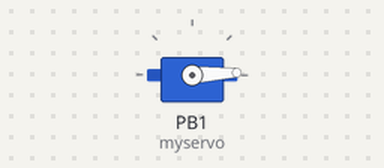
Bench run of a sketch on a simulated ATtiny85, built with avr-gcc and run on an emulated ATtiny85. On the bench: servo.

Above: at 0.05 s.
At 1.35 s:
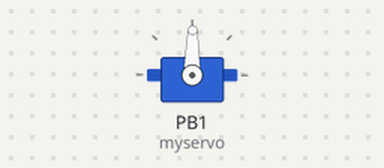
At 2.65 s:
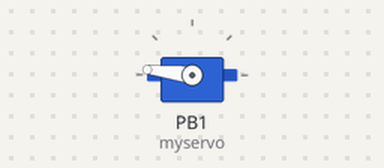
At 5.25 s:
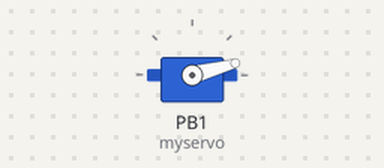
Timing chart, 0 to 7.1 s (numbered marks = the images above):
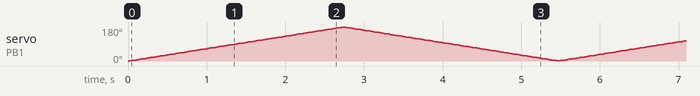

The sketch:

servoTest.ino
```cpp
#include <SoftwareServo.h>

SoftwareServo myservo;  // create servo object to control a servo
                // a maximum of eight servo objects can be created

int pos = 0;    // variable to store the servo position

void setup()
{
  myservo.attach(1);  // attaches the servo on pin 1 to the servo object
}

void loop()
{
  for(pos = 0; pos < 180; pos += 1)  // goes from 0 degrees to 180 degrees
  {                                  // in steps of 1 degree
    myservo.write(pos);              // tell servo to go to position in variable 'pos'
    delay(15);                       // waits 15ms for the servo to reach the position
    SoftwareServo::refresh();
  }
  for(pos = 180; pos>=1; pos-=1)     // goes from 180 degrees to 0 degrees
  {
    myservo.write(pos);              // tell servo to go to position in variable 'pos'
    delay(15);                       // waits 15ms for the servo to reach the position
    SoftwareServo::refresh();
  }
}
```

VoltageTest.ino
```cpp
///****************************************************
//  Voltage read/signal Test for ATtiny85
//
//  modified date: See date of latest commmit on GitHub
//  by John Cook, Allison MacDonald
//*****************************************************/
//
///* Set up pins */
//int INPUTPIN     = 3;
//int OUTPUTLOW    = 1;
//int OUTPUTHIGH   = 2;
//
//// executes once on power up
//void setup() {
//  pinMode(3, INPUT);
//  pinMode(1, OUTPUT);
//  pinMode(2, OUTPUT);
//}
//
//// executes continuously
//void loop() {
//  int voltage = analogRead(INPUTPIN); // 0-5v over range 0-1023 (.0049v/unit)
//
//  // if voltage is over 3.5v
//  if (voltage > 716) digitalWrite(OUTPUTHIGH, HIGH);
//
//  // if voltage is under 1v
//  else if (voltage < 102) digitalWrite(OUTPUTLOW, HIGH);
//
//  // otherwise, clear the lights
//  else {
//    digitalWrite(OUTPUTHIGH, LOW);
//    digitalWrite(OUTPUTLOW,  LOW);
//  }
//}
```
